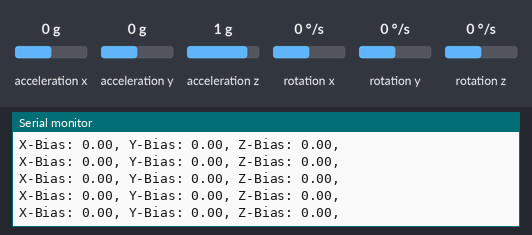
Recording of a sketch running on a simulated Arduino Uno, built with avr-gcc and run on an emulated ATmega328P. On the bench: the last lines printed to the serial monitor. The test bench sets the inputs (shaded band); at power-on: rotation x 0 °/s, acceleration x 0 g, acceleration z 1 g, acceleration y 0 g, rotation y 0 °/s, rotation z 0 °/s.

Above: at 1.2 s.
1.3 s: rotation x set to -192 °/s
At 2.0 s:
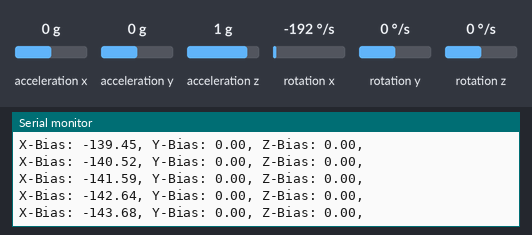
4.3 s: acceleration x set to 0.8 g
At 5.1 s:
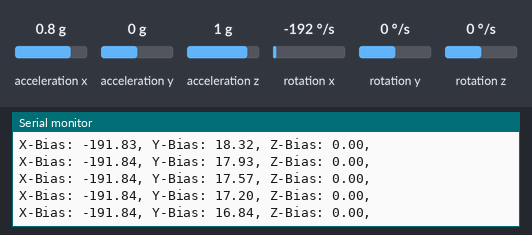
7.3 s: acceleration z set to -1.4 g
At 8.2 s:
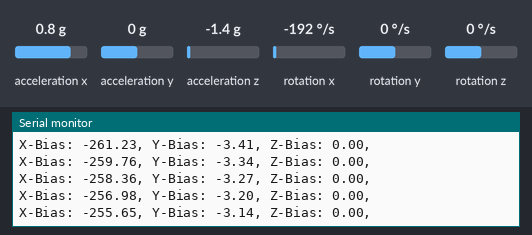
10.3 s: acceleration y set to -0.8 g
At 11.2 s:
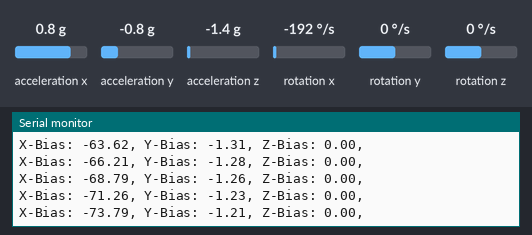
13.3 s: rotation y set to -100 °/s
At 14.2 s:
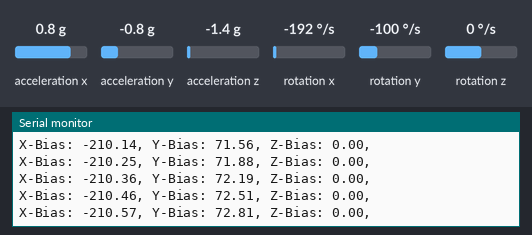
16.3 s: rotation z set to -192 °/s
At 17.3 s:
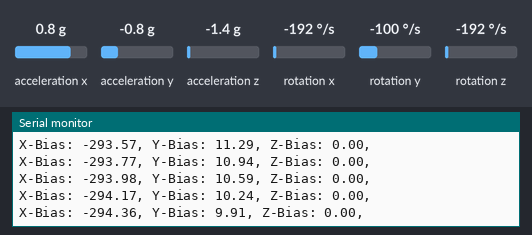
Timing chart, 0 to 19.3 s (numbered marks = the images above; inputs shaded):
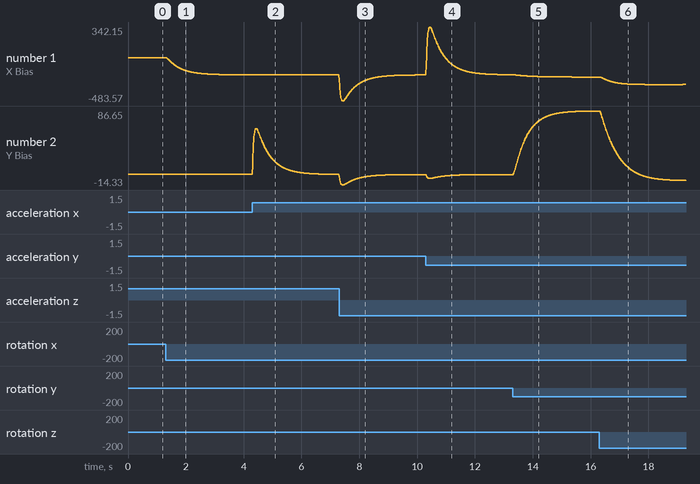

The sketch:

kalmanFilterIMU.ino
```cpp
#include "math.h"
#include "I2Cdev.h"
#include "MPU6050.h"
#include "Wire.h"

MPU6050 imu;

#define degToRad(angleInDegrees) ((angleInDegrees) * M_PI / 180.0)
#define radToDeg(angleInRadians) ((angleInRadians) * 180.0 / M_PI)

int16_t ax, ay, az;
int16_t gx, gy, gz;

float accX, accY, accZ, gyroX, gyroY, gyroZ;

float accRes = 2.0; //2g default
float divider = 32767.0;
float gyroRes = 250.0; // 250°/s default
float phiXa=0.0, phiYa=0.0, phiX=0.0, phiY=0.0, phiZ=0.0, bx = 0.0, by = 0.0, bz = 0.0;
uint16_t t0 = 0, t1 = 0;
float dt = 0.0;

// kalman filter params
float Qa = 0.001;
float Qb = 0.003;
float Racc = 0.03;

float P00 = 1.0, P01 = 0.0, P02 = 0.0, P03 = 0.0, P04 = 0.0, P05 = 0.0;
float P10 = 0.0, P11 = 1.0, P12 = 0.0, P13 = 0.0, P14 = 0.0, P15 = 0.0;
float P20 = 0.0, P21 = 0.0, P22 = 1.0, P23 = 0.0, P24 = 0.0, P25 = 0.0;
float P30 = 0.0, P31 = 0.0, P32 = 0.0, P33 = 1.0, P34 = 0.0, P35 = 0.0;
float P40 = 0.0, P41 = 0.0, P42 = 0.0, P43 = 0.0, P44 = 1.0, P45 = 0.0;
float P50 = 0.0, P51 = 0.0, P52 = 0.0, P53 = 0.0, P54 = 0.0, P55 = 1.0;

float S00 = 1.0, S01 = 0.0;
float S10 = 1.0, S11 = 0.0;
float denS = 1.0;

float S00inv = 1.0, S01inv = 0.0, S10inv = 0.0, S11inv = 1.0;

float K00 = 0.0, K01 = 0.0;
float K10 = 0.0, K11 = 0.0;
float K20 = 0.0, K21 = 0.0;
float K30 = 0.0, K31 = 0.0;
float K40 = 0.0, K41 = 0.0;
float K50 = 0.0, K51 = 0.0;

float errX = 0.0, errY = 0.0;


void readAngles();
void kalmanFilter();

void setup() {
  Wire.begin();
  Serial.begin(115200);
  imu.initialize();

}

void loop() {
  readAngles(); // We get the measure

  kalmanFilter(); // We filter it and update our angles

//  Serial.print("Roll: "); Serial.print(radToDeg(phiX)); Serial.print(", ");
//  Serial.print("Pitch: "); Serial.print(radToDeg(phiY)); Serial.print(", ");
//  Serial.print("Yaw: "); Serial.println(radToDeg(phiZ));
  Serial.print("X-Bias: "); Serial.print(radToDeg(bx)); Serial.print(", ");
  Serial.print("Y-Bias: "); Serial.print(radToDeg(by)); Serial.print(", ");
  Serial.print("Z-Bias: "); Serial.print(radToDeg(bz)); Serial.println(", ");

}

void readAngles()
{
  imu.getMotion6(&ax, &ay, &az, &gx, &gy, &gz);

  t1 = millis();
  dt = (t1 - t0)/1000.0;
  t0 = t1;

  accX = ax*accRes/divider;
  accY = ay*accRes/divider;
  accZ = az*accRes/divider;
  phiXa = atan2(accY,accZ);
  phiYa = atan2(-accX,sqrt(accY*accY+accZ*accZ));

  gyroX = degToRad(gx*gyroRes/divider);
  gyroY = degToRad(gy*gyroRes/divider);
  gyroZ = degToRad(gz*gyroRes/divider);

}

void kalmanFilter()
{
  //Measurement update

  //Innovavtion covariance S
  S00 = Racc + P00;
  S01 = P02;
  S10 = P20;
  S11 = Racc + P22;

  denS = S00*S11 - S01*S10;
  //Inverse Innovation covariance Sinv
  S00inv = S11/denS;
  S01inv = -S01/denS;
  S10inv = -S10/denS;
  S11inv = S00/denS;

  S00 = S00inv;
  S01 = S01inv;
  S10 = S10inv;
  S11 = S11inv;


  //Kalman Gain
  K00 = P00*S00 + P02*S10;
  K01 = P00*S01 + P02*S11;
  K10 = P10*S00 + P12*S10;
  K11 = P10*S01 + P12*S11;
  K20 = P20*S00 + P22*S10;
  K21 = P20*S01 + P22*S11;
  K30 = P30*S00 + P32*S10;
  K31 = P30*S01 + P32*S11;
  K40 = P40*S00 + P42*S10;
  K41 = P40*S01 + P42*S11;
  K50 = P50*S00 + P52*S10;
  K51 = P50*S01 + P52*S11;

  //State estimation
  errX = phiXa - phiX;
  errY = phiYa - phiY;


  phiX = phiX + K00*errX + K01*errY;
  bx = bx + K10*errX + K11*errY;
  phiY = phiY + K20*errX + K21*errY;
  by = by + K30*errX + K31*errY;
  phiZ = phiZ + K40*errX + K41*errY;
  bz = bz + K50*errX + K51*errY;
  //Covariance update


  P00 = - P00*(K00 - 1) - K01*P20;
  P01 = - P01*(K00 - 1) - K01*P21;
  P02 = - P02*(K00 - 1) - K01*P22;
  P03 = - P03*(K00 - 1) - K01*P23;
  P04 = - P04*(K00 - 1) - K01*P24;
  P05 = - P05*(K00 - 1) - K01*P25;

  P10 = P10 - K10*P00 - K11*P20;
  P11 = P11 - K10*P01 - K11*P21;
  P12 = P12 - K10*P02 - K11*P22;
  P13 = P13 - K10*P03 - K11*P23;
  P14 = P14 - K10*P04 - K11*P24;
  P15 = P15 - K10*P05 - K11*P25;

  P20 = P20*(1-K21) - K20*P00;
  P21 = P21*(1-K21) - K20*P01;
  P22 = P22*(1-K21) - K20*P02;
  P23 = P23*(1-K21) - K20*P03;
  P24 = P24*(1-K21) - K20*P04;
  P25 = P25*(1-K21) - K20*P05;

  P30 = P30 - K30*P00 - K31*P20;
  P31 = P31 - K30*P01 - K31*P21;
  P32 = P32 - K30*P02 - K31*P22;
  P33 = P33 - K30*P03 - K31*P23;
  P34 = P34 - K30*P04 - K31*P24;
  P35 = P35 - K30*P05 - K31*P25;

  P40 = P40 - K40*P00 - K41*P20;
  P41 = P41 - K40*P01 - K41*P21;
  P42 = P42 - K40*P02 - K41*P22;
  P43 = P43 - K40*P03 - K41*P23;
  P44 = P44 - K40*P04 - K41*P24;
  P45 = P45 - K40*P05 - K41*P25;

  P50 = P50 - K50*P00 - K51*P20;
  P51 = P51 - K50*P01 - K51*P21;
  P52 = P52 - K50*P02 - K51*P22;
  P53 = P53 - K50*P03 - K51*P23;
  P54 = P54 - K50*P04 - K51*P24;
  P55 = P55 - K50*P05 - K51*P25;

  //Model Prediction

  //State prediction
  phiX = phiX - bx*dt + (gyroX + sin(phiX)*tan(phiY)*gyroY + cos(phiX)*tan(phiY)*gyroZ)*dt;
  phiY = phiY - by*dt + (cos(phiX)*gyroY - sin(phiX)*gyroZ)*dt;
  phiZ = phiZ - bz*dt + ((sin(phiX)/cos(phiY))*gyroY + (cos(phiX)/cos(phiY))*gyroZ)*dt;

  //Covariance prediction

  P00 = P00 + Qa - P10*dt - dt*(P01 - P11*dt);
  P01 = P01 - P11*dt;
  P02 = P02 - P12*dt - dt*(P03 - P13*dt);
  P03 = P03 - P13*dt;
  P04 = P04 - P14*dt - dt*(P05 - P15*dt);
  P05 = P05 - P15*dt;

  P10 = P10 - P11*dt;
  P11 = P11 + Qb;
  P12 = P12 - P13*dt;
  P13 = P13;
  P14 = P14 - P15*dt;
  P15 = P15;

  P20 = P20 - P30*dt - dt*(P21 - P31*dt);
  P21 = P21 - P31*dt;
  P22 = P22 - P32*dt - dt*(P23 - P33*dt) + Qa;
  P23 = P23 - P33*dt;
  P24 = P24 - P34*dt - dt*(P25 - P35*dt);
  P25 = P25 - P35*dt;

  P30 = P30 - P31*dt;
  P31 = P31;
  P32 = P32 - P33*dt;
  P33 = P33 + Qb;
  P34 = P34 - P35*dt;
  P35 = P35;

  P40 = P40 - P50*dt - dt*(P41 - P51*dt);
  P41 = P41 - P51*dt;
  P42 = P42 - P52*dt - dt*(P43 - P53*dt);
  P43 = P43 - P53*dt;
  P44 = P44 - P54*dt - dt*(P45 - P55*dt) + Qa;
  P45 = P45 - P55*dt;

  P50 = P50 - P51*dt;
  P51 = P51;
  P52 = P52 - P53*dt;
  P53 = P53;
  P54 = P54 - P55*dt;
  P55 = P55 + Qb;


}
```

Measured:
- after the input at 1.3 s, the serial monitor: prints a new line at once (image 1)
- plotted number 1: 0 → -191.56 after the input at 1.3 s
